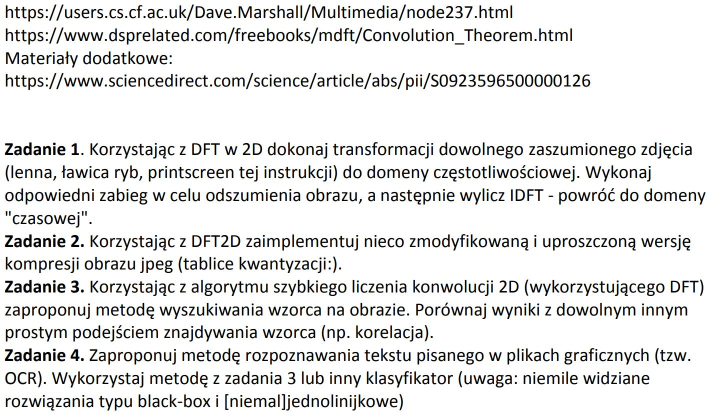
#> input picture FourierTransforms/myRGB.JPG, 1416 x 838 px (shown at 1/2 size)
$ python -i Zad4.py   (imports and definitions only)
#> lines starting #> are read from the running program, lines starting #| are printed output that depends on the picture; after the words box and inside, x2 and y2 are one past the last pixel; in counts of white or black regions, pixels touching at a corner belong together; long printed decimals are rounded
# Zadanie 4.
# Zaproponuj metodę rozpoznawania tekstu pisanego w plikach graficznych (tzw.
# OCR). Wykorzystaj metodę z zadania 3 lub inny klasyfikator (uwaga: niemile widziane
# rozwiązania typu black-box i [niemal]jednolinijkowe)

import matplotlib.pyplot as plt
import matplotlib.image as mpimg
import numpy as np
import scipy.signal as s


def rgb2gray(rgb):
    return np.dot(rgb[..., :3], [0.299, 0.587, 0.114])


def runFourth():
    img = mpimg.imread("myRGB.JPG")
#> img is the input picture: shape (838, 1416, 3); mean R, G, B 228.5, 228.8, 228.2
    print(img.shape)
#| (838, 1416, 3)
    imgInGray = rgb2gray(img)
    print(imgInGray.shape)
#| (838, 1416)

    a = mpimg.imread("myB.JPG")
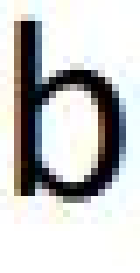
#> input picture FourierTransforms/myB.JPG, 20 x 39 px (shown 7 times larger)
#> a is the input picture: shape (39, 20, 3); mean R, G, B 198.6, 198.9, 198
    print(a.shape)
#| (39, 20, 3)
    aInGray = rgb2gray(a)
    ah, aw = aInGray.shape
#> ah = 39; aw = 20

    plt.imshow(aInGray, cmap='gray')
    plt.show()
    plt.imshow(imgInGray, cmap='gray')
    plt.show()

    # orbracamy o 180 stopni
    aInGray = np.rot90(aInGray, 2)
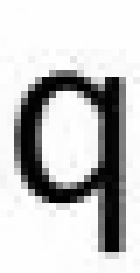
#> aInGray: shape (39, 20) float64 (shown 7 times larger); min 0.228, max 255, mean 198.7

    m1 = [[-1, 0, 1],
          [-1, 0, 1],
          [-1, 0, 1]]
    m2 = [[-1, -1, -1],
          [0, 0, 0],
          [1, 1, 1]]

    imgInGray = s.convolve2d(imgInGray, np.divide(m1, 3), mode='same') + s.convolve2d(imgInGray, np.divide(m2, 3),
                                                                                      mode='same')
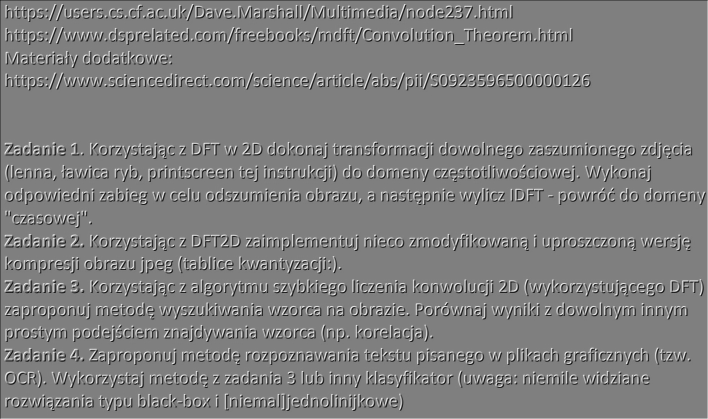
#> imgInGray: shape (838, 1416) float64 (shown at 1/2 size); min -339.4, max 340, mean 0; drawn with min black and max white
    aInGray = s.convolve2d(aInGray, np.divide(m1, 3), mode='same') + s.convolve2d(aInGray, np.divide(m2, 3),
                                                                                  mode='same')
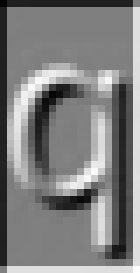
#> aInGray: shape (39, 20) float64 (shown 7 times larger); min -339.8, max 337.4, mean 0.1; drawn with min black and max white

    convolution = s.convolve2d(imgInGray, aInGray, mode='valid')
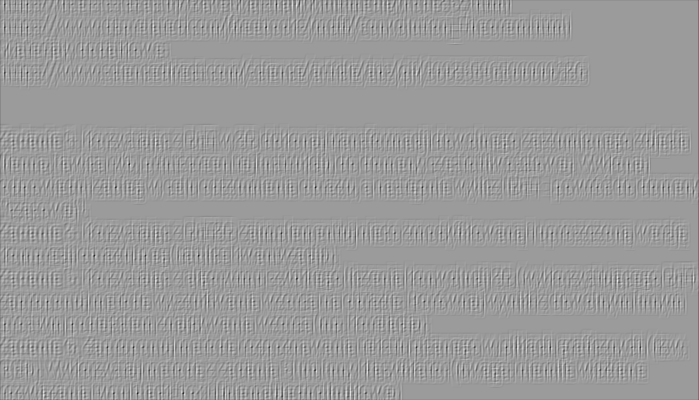
#> convolution: shape (800, 1397) float64 (shown at 1/2 size); min -9894293.3, max 6361111.8, mean -6260; drawn with min black and max white

    cw, ch = np.unravel_index(convolution.argmin(), convolution.shape)
#> cw = 328; ch = 258
    print(cw, ch, convolution[cw, ch])
#| 328 258 -9894293.345

    plt.imshow(convolution, cmap='gray')
    plt.show()

    w, k = convolution.shape
#> w = 800; k = 1397
    indexes = []

    for r in range(0, w):
        for c in range(0, k):
            if convolution[r, c] < -8400000:
                indexes.append((r, c))
    print(indexes, len(indexes))
#| [(54, 532), (145, 761), (328, 258), (374, 231), (374, 631), (511, 188), (511, 397), (557, 593), (603, 718), (603, 719), (740, 629), (740, 630), (786, 275), (786, 366)] 14

    for r, c in indexes:
        # gorna i dolna czesc ramki
        for i in range(c, c + aw + 1):
            if r + ah >= w or c + aw + 1 >= k:
                continue
            imgInGray[r, i] = 255
            imgInGray[r + ah, i] = 255

        # prawa i lewa czesc ramki
        for j in range(r, r + ah + 1):
            if r + ah + 1 >= w or c + aw >= k:
                continue
            imgInGray[j, c] = 255
            imgInGray[j, c + aw] = 255
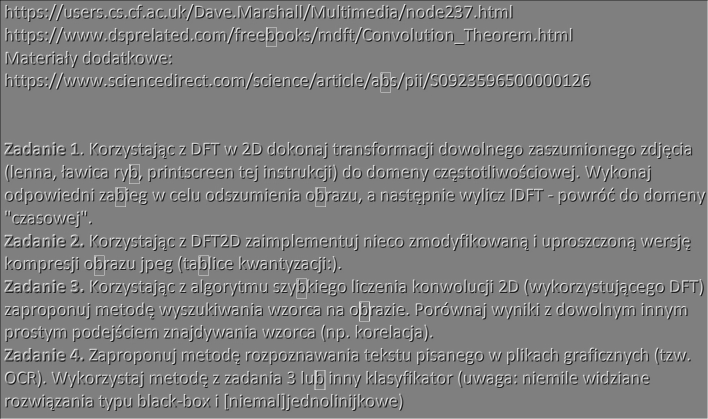
#> imgInGray: shape (838, 1416) float64 (shown at 1/2 size); 0.11% of pixels changed, all inside (x1, y1, x2, y2) = (188, 54, 782, 780); drawn with min black and max white

    mpimg.imsave("result.JPG", imgInGray)
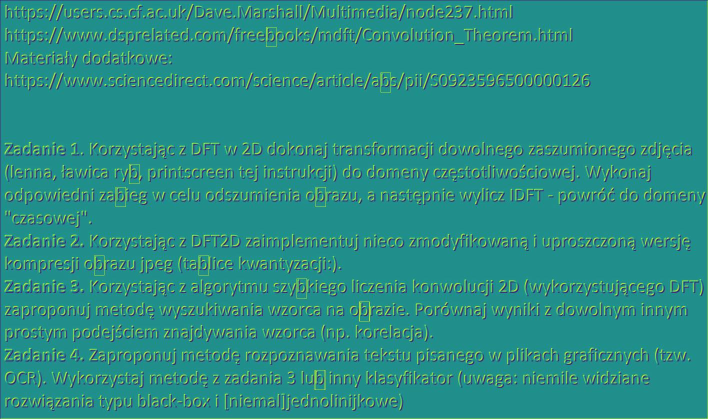
#> saved as result.JPG: shape (838, 1416, 3) (shown at 1/2 size); mean R, G, B 41.1, 141.7, 134
    # litery w dolnych wierszach moga nie byc zaznaczone z uwagi iz ramka moglabhy wyjsc poza indeks listy
    return "xDDD"

>>> result = runFourth()
